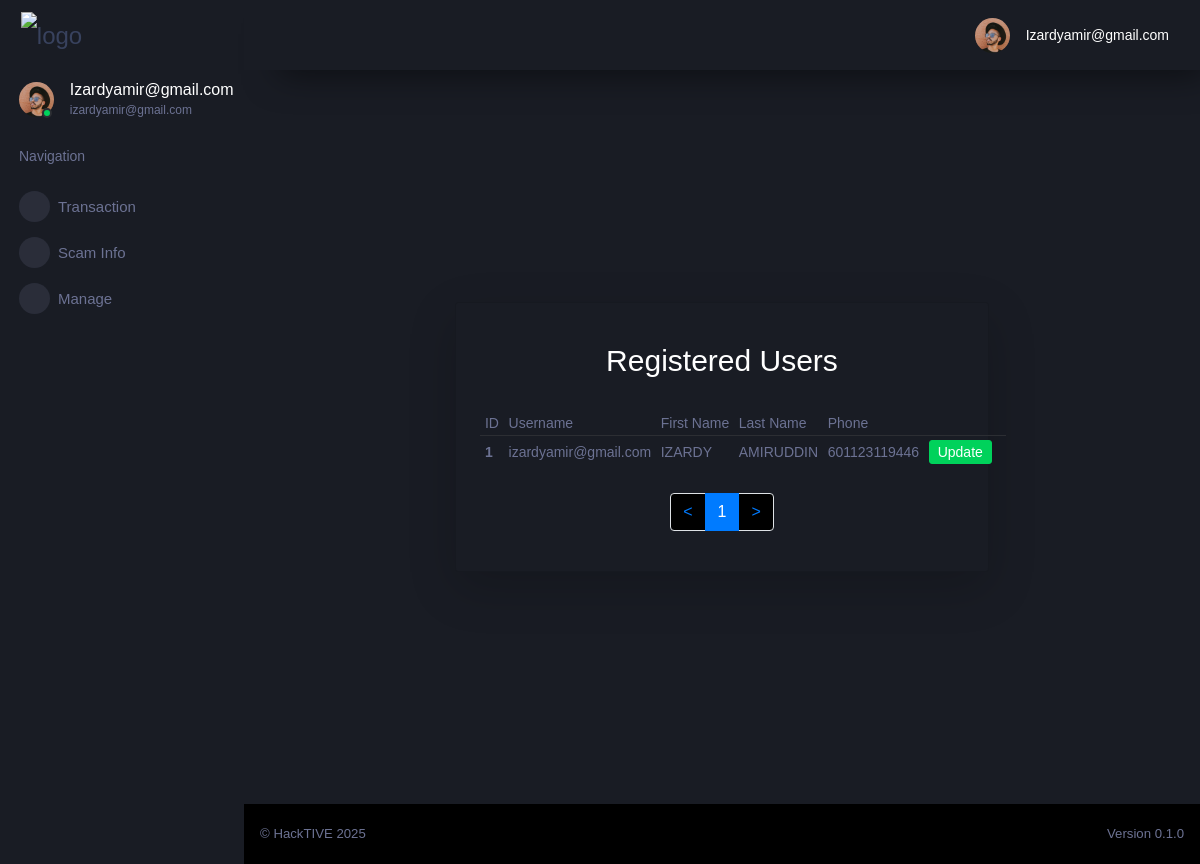
/auth/registered_users (signed in), run on the app's committed database.
### tables this page shows
CREATE TABLE "cif" (
	"id"	INTEGER UNIQUE,
	"username"	TEXT NOT NULL UNIQUE,
	"password"	TEXT,
	"firstname"	TEXT,
	"lastname"	TEXT,
	"gender"	TEXT,
	"dob"	TEXT,
	"ic"	INTEGER UNIQUE,
	"phone"	INTEGER,
	"email"	TEXT UNIQUE,
	"address1"	NUMERIC,
	"address2"	TEXT,
	"postcode"	TEXT,
	"area"	TEXT,
	"state"	TEXT,
	"productNAME"	INTEGER,
	"productID"	INTEGER,
	"productID1_account"	INTEGER,
	PRIMARY KEY("id" AUTOINCREMENT)
);

### flaskr/auth.py (the view)
@bp.route('/registered_users')
def registered_users():
    if g.user['username']=='izardyamir@gmail.com':
        db = get_db()
        users = db.execute(
            'SELECT *'
            ' FROM cif'
        ).fetchall()
        return render_template('auth/registered-users.html', users=users)
    else:
        return redirect(url_for('index'))

### flaskr/auth.py (called while the page is built)
@bp.before_app_request
def load_logged_in_user():
    user_id = session.get('user_id')
    if user_id is None:
        g.user = None
    else:
        g.user = get_db().execute(
            'SELECT * FROM cif WHERE id = ?', (user_id,)
        ).fetchone()

### flaskr/db.py (called while the page is built)
def get_db():
    if 'db' not in g:
        g.db = sqlite3.connect(
            current_app.config['DATABASE'],
            detect_types=sqlite3.PARSE_DECLTYPES
        )
        g.db.row_factory = sqlite3.Row
    return g.db

### flaskr/templates/auth/registered-users.html (shortened to what this page needs)
{% extends "/layouts/base.html" %}
{% block content %}
    <div class="container-fluid py-5" style="width: 100%; height: calc(100vh - 66px); overflow: auto;">
      <div class="row d-flex justify-content-center align-items-center h-100">
        <div class="col-lg-9 col-xl-7">
            <div class="card rounded-3 shadow-lg">
                <div class="card-body p-4">
                  <h2 class="text-center my-3 pb-3">Registered Users</h2>
                  <table class="table table-sm mb-4" style="font-size: small;">
                    <thead>
                      <tr>
                        <th scope="col">ID</th>
                        <th scope="col">Username</th>
                        <th scope="col">First Name</th>
                        <th scope="col">Last Name</th>
                        <th scope="col">Phone</th>
                      </tr>
                    </thead>
                    <tbody id="table-body">
                      {% for user in users %}
                      <tr>
                        <th scope="row">{{ user['id'] }}</th>
                        <td>{{ user['username'] }}</td>
                        <td>{{ user['firstname'] }}</td>
                        <td>{{ user['lastname'] }}</td>
                        <td>{{ user['phone'] }}</td>
                        <td>
                            <a href="{{ url_for('auth.admin_update',id=user['id']) }}">
                                <button type="submit" class="btn btn-success btn-sm ms-1">Update</button>
                            </a>
                        </td>
                        <td>
                        </td>
                      </tr>
                      {% endfor %}
                    </tbody>
                  </table>
                  <nav>
                    <ul class="pagination justify-content-center" id="pagination">
                    </ul>
                  </nav>
                </div>
            </div>
          </div>
      </div>
    </div>
{% endblock %}

### flaskr/templates/layouts/base.html (shortened to what this page needs)
<!DOCTYPE html>
<html lang="en">
  <head>
    <link href="https://cdn.jsdelivr.net/npm/@mdi/font@5.x/css/materialdesignicons.min.css" rel="stylesheet">
    <link rel="stylesheet" href="/static/css/css_opt2/style.css">
  </head>
  <body>
    <div class="container-scroller">
      {% include 'includes/sidebar.html' %}
      <div class="container-fluid page-body-wrapper">
        {% include 'includes/navigation.html' %}
        <div class="main-panel">
          {% block content %}{% endblock content %}
          {% include 'includes/footer.html' %}
        </div>
      </div>
    </div>
  </body>
</html>

### flaskr/templates/includes/sidebar.html (shortened to what this page needs)
<nav class="sidebar sidebar-offcanvas" id="sidebar">
    <div class="sidebar-brand-wrapper d-none d-lg-flex align-items-center justify-content-center fixed-top">
      <a class="sidebar-brand brand-logo" href="index.html"><img src="/static/img/P1.svg" style="width:20%;height:20%" alt="logo" /></a>
    </div>
    <ul class="nav">
      <li class="nav-item profile">
        <div class="profile-desc">
          <div class="profile-pic">
            <div class="count-indicator">
              <img class="img-xs rounded-circle " src="/static/img/faces/face15.jpg" alt="">
              <span class="count bg-success"></span>
            </div>
            <div class="profile-name">
              <h5 class="mb-0 font-weight-normal">
                {{ (g.user['username']).capitalize() }}
              </h5>
              <span>
                {{ g.user['username'] }}
              </span>
            </div>
          </div>
        </div>
      </li>
      <li class="nav-item nav-category">
        <span class="nav-link">Navigation</span>
      </li>
      <li class="nav-item menu-items">
        <a class="nav-link" data-toggle="collapse" href="#transaction" aria-expanded="false" aria-controls="transaction">
          <span class="menu-icon">
          </span>
          <span class="menu-title">Transaction</span>
          <i class="menu-arrow"></i>
        </a>
      </li>
      <li class="nav-item menu-items">
        <a class="nav-link" data-toggle="collapse" href="#scam-info" aria-expanded="false" aria-controls="scam-info">
          <span class="menu-icon">
          </span>
          <span class="menu-title">Scam Info</span>
          <i class="menu-arrow"></i>
        </a>
      </li>
      <li class="nav-item menu-items">
        <a class="nav-link" data-toggle="collapse" href="#manage" aria-expanded="false" aria-controls="manage">
          <span class="menu-icon">
          </span>
          <span class="menu-title">Manage</span>
          <i class="menu-arrow"></i>
        </a>
      </li>
    </ul>
  </nav>

### flaskr/templates/includes/navigation.html (shortened to what this page needs)
<nav class="navbar p-0 fixed-top d-flex flex-row">
    <div class="navbar-menu-wrapper flex-grow d-flex align-items-stretch">
      <button class="navbar-toggler navbar-toggler align-self-center" type="button" data-toggle="minimize">
      </button>
      <ul class="navbar-nav navbar-nav-right">
        <li class="nav-item dropdown">
          <a class="nav-link" id="profileDropdown" href="#" data-toggle="dropdown">
            <div class="navbar-profile">
              <img class="img-xs rounded-circle" src="/static/img/faces/face15.jpg" alt="">
              <p class="mb-0 d-none d-sm-block navbar-profile-name">
                {{ (g.user['username']).capitalize() }}
              </p>
            </div>
          </a>
        </li>
      </ul>
    </div>
  </nav>

### flaskr/templates/includes/footer.html
          <footer class="footer">
            <div class="d-sm-flex justify-content-center justify-content-sm-between">
              <span class="text-muted text-center text-sm-left d-block d-sm-inline-block">
                  &copy; HackTIVE 2025
              </span>
              <span class="text-muted float-none float-sm-right d-block mt-1 mt-sm-0 text-center">
                Version 0.1.0
              </span>
            </div>
          </footer>

### data on the page
cif: username "Izardyamir@gmail.com", user.username "izardyamir@gmail.com", id "1", username "izardyamir@gmail.com", firstname "IZARDY", lastname "AMIRUDDIN", phone "601123119446"
